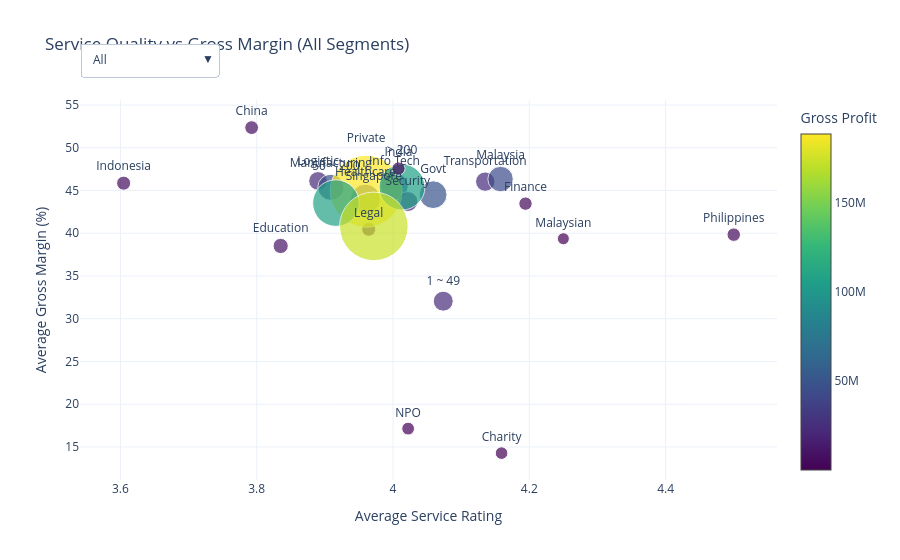

Notebook source saved alongside this figure:
### Code cell
import numpy as np
import pandas as pd
import plotly.graph_objects as go

# ============================================
# Create Average Service Rating
# ============================================
service_cols = [
    "PRESALES AND PARTNERSHIP",
    "TECHNICAL EXPERTISE",
    "PROJECT DELIVERY",
    "POST-SALES SUPPORT",
]

df_merged["AVG_SERVICE"] = df_merged[service_cols].mean(axis=1)

# ============================================
# Segmentations
# ============================================
segmentations = {
    "Industry Sector": "SECTOR",
    "Client Type": "TYPE",
    "Organisation Size": "STAFF STRENGTH",
    "Country": "COUNTRY",
}

aggregated = {}

for label, col in segmentations.items():
    grouped = (
        df_merged.groupby(col)
        .agg(
            {
                "AVG_SERVICE": "mean",
                "GROSS_MARGIN": "mean",
                "GROSS_PROFIT": "sum",
                "REVENUE": "sum",
            }
        )
        .reset_index()
    )

    grouped = grouped.rename(columns={col: "Segment"})
    grouped["Segmentation"] = label
    aggregated[label] = grouped

# Combined view for the All option
all_segments = []
for label, df in aggregated.items():
    temp = df[
        ["Segment", "AVG_SERVICE", "GROSS_MARGIN", "GROSS_PROFIT", "REVENUE"]
    ].copy()
    temp["Segmentation"] = label
    all_segments.append(temp)

aggregated["All"] = pd.concat(all_segments, ignore_index=True)

# Global Min/Max for unified color scale across view switches
cmin_gp = df_merged["GROSS_PROFIT"].min()
cmax_gp = df_merged["GROSS_PROFIT"].sum()

# ============================================
# Default View
# ============================================
data = aggregated["All"]
segment_col = "Segment"

bubble_size = (data["REVENUE"] / data["REVENUE"].max()) * 60 + 12

# ============================================
# Initial Figure
# ============================================
fig = go.Figure()

fig.add_trace(
    go.Scatter(
        x=data["AVG_SERVICE"],
        y=data["GROSS_MARGIN"],
        mode="markers+text",
        text=data[segment_col],
        textposition="top center",
        marker=dict(
            size=bubble_size,
            color=data["GROSS_PROFIT"],
            colorscale="Viridis",
            showscale=True,
            colorbar=dict(title="Gross Profit"),
            sizemode="diameter",
            line=dict(width=1),
        ),
        customdata=np.stack(
            (data[segment_col], data["GROSS_PROFIT"], data["REVENUE"]), axis=-1
        ),
        hovertemplate="<b>%{customdata[0]}</b><br><br>"
        + "Average Service Rating: %{x:.2f}<br>"
        + "Gross Margin: %{y:.2f}%<br>"
        + "Gross Profit: %{customdata[1]:,.0f}<br>"
        + "Revenue: %{customdata[2]:,.0f}<extra></extra>",
    )
)

# Dropdown
buttons = []

# Build dropdown items for ["All"] + individual segmentations
dropdown_keys = ["All"] + list(segmentations.keys())

for label in dropdown_keys:
    temp = aggregated[label]

    b_size = (temp["REVENUE"] / temp["REVENUE"].max()) * 60 + 12

    buttons.append(
        dict(
            label=label,
            method="update",
            args=[
                {
                    "x": [temp["AVG_SERVICE"]],
                    "y": [temp["GROSS_MARGIN"]],
                    "text": [temp["Segment"]],
                    "customdata": [
                        np.stack(
                            (
                                temp["Segment"],
                                temp["GROSS_PROFIT"],
                                temp["REVENUE"],
                            ),
                            axis=-1,
                        )
                    ],
                    "marker": [
                        dict(
                            size=b_size,
                            color=temp["GROSS_PROFIT"],
                            colorscale="Viridis",
                            showscale=True,
                            colorbar=dict(title="Gross Profit"),
                            sizemode="diameter",
                            line=dict(width=1),
                        )
                    ],
                },
                {
                    "title": f"Service Quality vs Gross Margin ({label})",
                    "xaxis": {"title": "Average Service Rating"},
                    "yaxis": {"title": "Average Gross Margin (%)"},
                },
            ],
        )
    )

# ============================================
# Layout Configuration
# ============================================
fig.update_layout(
    title="Service Quality vs Gross Margin (All Segments)",
    template="plotly_white",
    xaxis_title="Average Service Rating",
    yaxis_title="Average Gross Margin (%)",
    updatemenus=[
        dict(
            buttons=buttons,
            direction="down",
            x=0.0,
            y=1.15,
            xanchor="left",
            yanchor="top",
            showactive=True,
        )
    ],
)

fig.show()

### Figure 1 — Plotly figure (JSON) as saved in the notebook; plotly's stock layout.template omitted (floating-point values rounded to 4 significant figures)
{"data": [{"customdata": [["Charity", 615288, 4177578], ["Education", 10111880, 22708903], ["Finance", 4151025, 9920952], ["Healthcare", 54795524, 124562953], ["Info Tech", 48302268, 110299388], ["Legal", 5820737, 13797527], ["Logistic", 21424850, 47179279], ["Manufacturing", 45706703, 100263383], ["Security", 24741141, 55972693], ["Transportation", 23066754, 51963991], ["Govt", 49404990, 111420481], ["NPO", 940640, 5496016], ["Private", 188390540, 423930150], ["1 ~ 49", 23857996, 56199199], ["50 ~ 200", 108057443, 244647970], ["> 200", 106820731, 239999478], ["China", 6671981, 12597150], ["India", 4220730, 8711566], ["Indonesia", 6712672, 14514577], ["Malaysia", 43492055, 94939306], ["Malaysian", 67761, 172191], ["Philippines", 4376978, 10404164], ["Singapore", 173193993, 399507693]], "hovertemplate": "<b>%{customdata[0]}</b><br><br>Average Service Rating: %{x:.2f}<br>Gross Margin: %{y:.2f}%<br>Gross Profit: %{customdata[1]:,.0f}<br>Revenue: %{customdata[2]:,.0f}<extra></extra>", "marker": {"color": [615288, 10111880, 4151025, 54795524, 48302268, 5820737, 21424850, 45706703, 24741141, 23066754, 49404990, 940640, 188390540, 23857996, 108057443, 106820731, 6671981, 4220730, 6712672, 43492055, 67761, 4376978, 173193993], "colorbar": {"title": {"text": "Gross Profit"}}, "colorscale": [[0, "#440154"], [0.1111, "#482878"], [0.2222, "#3e4989"], [0.3333, "#31688e"], [0.4444, "#26828e"], [0.5556, "#1f9e89"], [0.6667, "#35b779"], [0.7778, "#6ece58"], [0.8889, "#b5de2b"], [1, "#fde725"]], "line": {"width": 1}, "showscale": true, "size": [12.59, 15.21, 13.4, 29.63, 27.61, 13.95, 18.68, 26.19, 19.92, 19.35, 27.77, 12.78, 72, 19.95, 46.63, 45.97, 13.78, 13.23, 14.05, 25.44, 12.02, 13.47, 68.54], "sizemode": "diameter"}, "mode": "markers+text", "text": ["Charity", "Education", "Finance", "Healthcare", "Info Tech", "Legal", "Logistic", "Manufacturing", "Security", "Transportation", "Govt", "NPO", "Private", "1 ~ 49", "50 ~ 200", "> 200", "China", "India", "Indonesia", "Malaysia", "Malaysian", "Philippines", "Singapore"], "textposition": "top center", "type": "scatter", "x": [4.159, 3.835, 4.194, 3.959, 4.002, 3.964, 3.89, 3.909, 4.022, 4.135, 4.059, 4.022, 3.961, 4.074, 3.916, 4.013, 3.793, 4.008, 3.605, 4.158, 4.25, 4.5, 3.972], "y": [14.27, 38.51, 43.46, 44.01, 45.5, 40.46, 46.12, 45.37, 43.71, 46.04, 44.51, 17.14, 44.91, 32.05, 43.52, 45.4, 52.35, 47.57, 45.85, 46.34, 39.35, 39.83, 40.8]}], "layout": {"title": {"text": "Service Quality vs Gross Margin (All Segments)"}, "updatemenus": [{"buttons": [{"args": [{"customdata": [[["Charity", 615288, 4177578], ["Education", 10111880, 22708903], ["Finance", 4151025, 9920952], ["Healthcare", 54795524, 124562953], ["Info Tech", 48302268, 110299388], ["Legal", 5820737, 13797527], ["Logistic", 21424850, 47179279], ["Manufacturing", 45706703, 100263383], ["Security", 24741141, 55972693], ["Transportation", 23066754, 51963991], ["Govt", 49404990, 111420481], ["NPO", 940640, 5496016], ["Private", 188390540, 423930150], ["1 ~ 49", 23857996, 56199199], ["50 ~ 200", 108057443, 244647970], ["> 200", 106820731, 239999478], ["China", 6671981, 12597150], ["India", 4220730, 8711566], ["Indonesia", 6712672, 14514577], ["Malaysia", 43492055, 94939306], ["Malaysian", 67761, 172191], ["Philippines", 4376978, 10404164], ["Singapore", 173193993, 399507693]]], "marker": [{"color": [615288, 10111880, 4151025, 54795524, 48302268, 5820737, 21424850, 45706703, 24741141, 23066754, 49404990, 940640, 188390540, 23857996, 108057443, 106820731, 6671981, 4220730, 6712672, 43492055, 67761, 4376978, 173193993], "colorbar": {"title": "Gross Profit"}, "colorscale": "Viridis", "line": {"width": 1}, "showscale": true, "size": [12.59, 15.21, 13.4, 29.63, 27.61, 13.95, 18.68, 26.19, 19.92, 19.35, 27.77, 12.78, 72, 19.95, 46.63, 45.97, 13.78, 13.23, 14.05, 25.44, 12.02, 13.47, 68.54], "sizemode": "diameter"}], "text": [["Charity", "Education", "Finance", "Healthcare", "Info Tech", "Legal", "Logistic", "Manufacturing", "Security", "Transportation", "Govt", "NPO", "Private", "1 ~ 49", "50 ~ 200", "> 200", "China", "India", "Indonesia", "Malaysia", "Malaysian", "Philippines", "Singapore"]], "x": [[4.159, 3.835, 4.194, 3.959, 4.002, 3.964, 3.89, 3.909, 4.022, 4.135, 4.059, 4.022, 3.961, 4.074, 3.916, 4.013, 3.793, 4.008, 3.605, 4.158, 4.25, 4.5, 3.972]], "y": [[14.27, 38.51, 43.46, 44.01, 45.5, 40.46, 46.12, 45.37, 43.71, 46.04, 44.51, 17.14, 44.91, 32.05, 43.52, 45.4, 52.35, 47.57, 45.85, 46.34, 39.35, 39.83, 40.8]]}, {"title": "Service Quality vs Gross Margin (All)", "xaxis": {"title": "Average Service Rating"}, "yaxis": {"title": "Average Gross Margin (%)"}}], "label": "All", "method": "update"}, {"args": [{"customdata": [[["Charity", 615288, 4177578], ["Education", 10111880, 22708903], ["Finance", 4151025, 9920952], ["Healthcare", 54795524, 124562953], ["Info Tech", 48302268, 110299388], ["Legal", 5820737, 13797527], ["Logistic", 21424850, 47179279], ["Manufacturing", 45706703, 100263383], ["Security", 24741141, 55972693], ["Transportation", 23066754, 51963991]]], "marker": [{"color": [615288, 10111880, 4151025, 54795524, 48302268, 5820737, 21424850, 45706703, 24741141, 23066754], "colorbar": {"title": "Gross Profit"}, "colorscale": "Viridis", "line": {"width": 1}, "showscale": true, "size": [14.01, 22.94, 16.78, 72, 65.13, 18.65, 34.73, 60.3, 38.96, 37.03], "sizemode": "diameter"}], "text": [["Charity", "Education", "Finance", "Healthcare", "Info Tech", "Legal", "Logistic", "Manufacturing", "Security", "Transportation"]], "x": [[4.159, 3.835, 4.194, 3.959, 4.002, 3.964, 3.89, 3.909, 4.022, 4.135]], "y": [[14.27, 38.51, 43.46, 44.01, 45.5, 40.46, 46.12, 45.37, 43.71, 46.04]]}, {"title": "Service Quality vs Gross Margin (Industry Sector)", "xaxis": {"title": "Average Service Rating"}, "yaxis": {"title": "Average Gross Margin (%)"}}], "label": "Industry Sector", "method": "update"}, {"args": [{"customdata": [[["Govt", 49404990, 111420481], ["NPO", 940640, 5496016], ["Private", 188390540, 423930150]]], "marker": [{"color": [49404990, 940640, 188390540], "colorbar": {"title": "Gross Profit"}, "colorscale": "Viridis", "line": {"width": 1}, "showscale": true, "size": [27.77, 12.78, 72], "sizemode": "diameter"}], "text": [["Govt", "NPO", "Private"]], "x": [[4.059, 4.022, 3.961]], "y": [[44.51, 17.14, 44.91]]}, {"title": "Service Quality vs Gross Margin (Client Type)", "xaxis": {"title": "Average Service Rating"}, "yaxis": {"title": "Average Gross Margin (%)"}}], "label": "Client Type", "method": "update"}, {"args": [{"customdata": [[["1 ~ 49", 23857996, 56199199], ["50 ~ 200", 108057443, 244647970], ["> 200", 106820731, 239999478]]], "marker": [{"color": [23857996, 108057443, 106820731], "colorbar": {"title": "Gross Profit"}, "colorscale": "Viridis", "line": {"width": 1}, "showscale": true, "size": [25.78, 72, 70.86], "sizemode": "diameter"}], "text": [["1 ~ 49", "50 ~ 200", "> 200"]], "x": [[4.074, 3.916, 4.013]], "y": [[32.05, 43.52, 45.4]]}, {"title": "Service Quality vs Gross Margin (Organisation Size)", "xaxis": {"title": "Average Service Rating"}, "yaxis": {"title": "Average Gross Margin (%)"}}], "label": "Organisation Size", "method": "update"}, {"args": [{"customdata": [[["China", 6671981, 12597150], ["India", 4220730, 8711566], ["Indonesia", 6712672, 14514577], ["Malaysia", 43492055, 94939306], ["Malaysian", 67761, 172191], ["Philippines", 4376978, 10404164], ["Singapore", 173193993, 399507693]]], "marker": [{"color": [6671981, 4220730, 6712672, 43492055, 67761, 4376978, 173193993], "colorbar": {"title": "Gross Profit"}, "colorscale": "Viridis", "line": {"width": 1}, "showscale": true, "size": [13.89, 13.31, 14.18, 26.26, 12.03, 13.56, 72], "sizemode": "diameter"}], "text": [["China", "India", "Indonesia", "Malaysia", "Malaysian", "Philippines", "Singapore"]], "x": [[3.793, 4.008, 3.605, 4.158, 4.25, 4.5, 3.972]], "y": [[52.35, 47.57, 45.85, 46.34, 39.35, 39.83, 40.8]]}, {"title": "Service Quality vs Gross Margin (Country)", "xaxis": {"title": "Average Service Rating"}, "yaxis": {"title": "Average Gross Margin (%)"}}], "label": "Country", "method": "update"}], "direction": "down", "showactive": true, "x": 0, "xanchor": "left", "y": 1.15, "yanchor": "top"}], "xaxis": {"title": {"text": "Average Service Rating"}}, "yaxis": {"title": {"text": "Average Gross Margin (%)"}}}}
